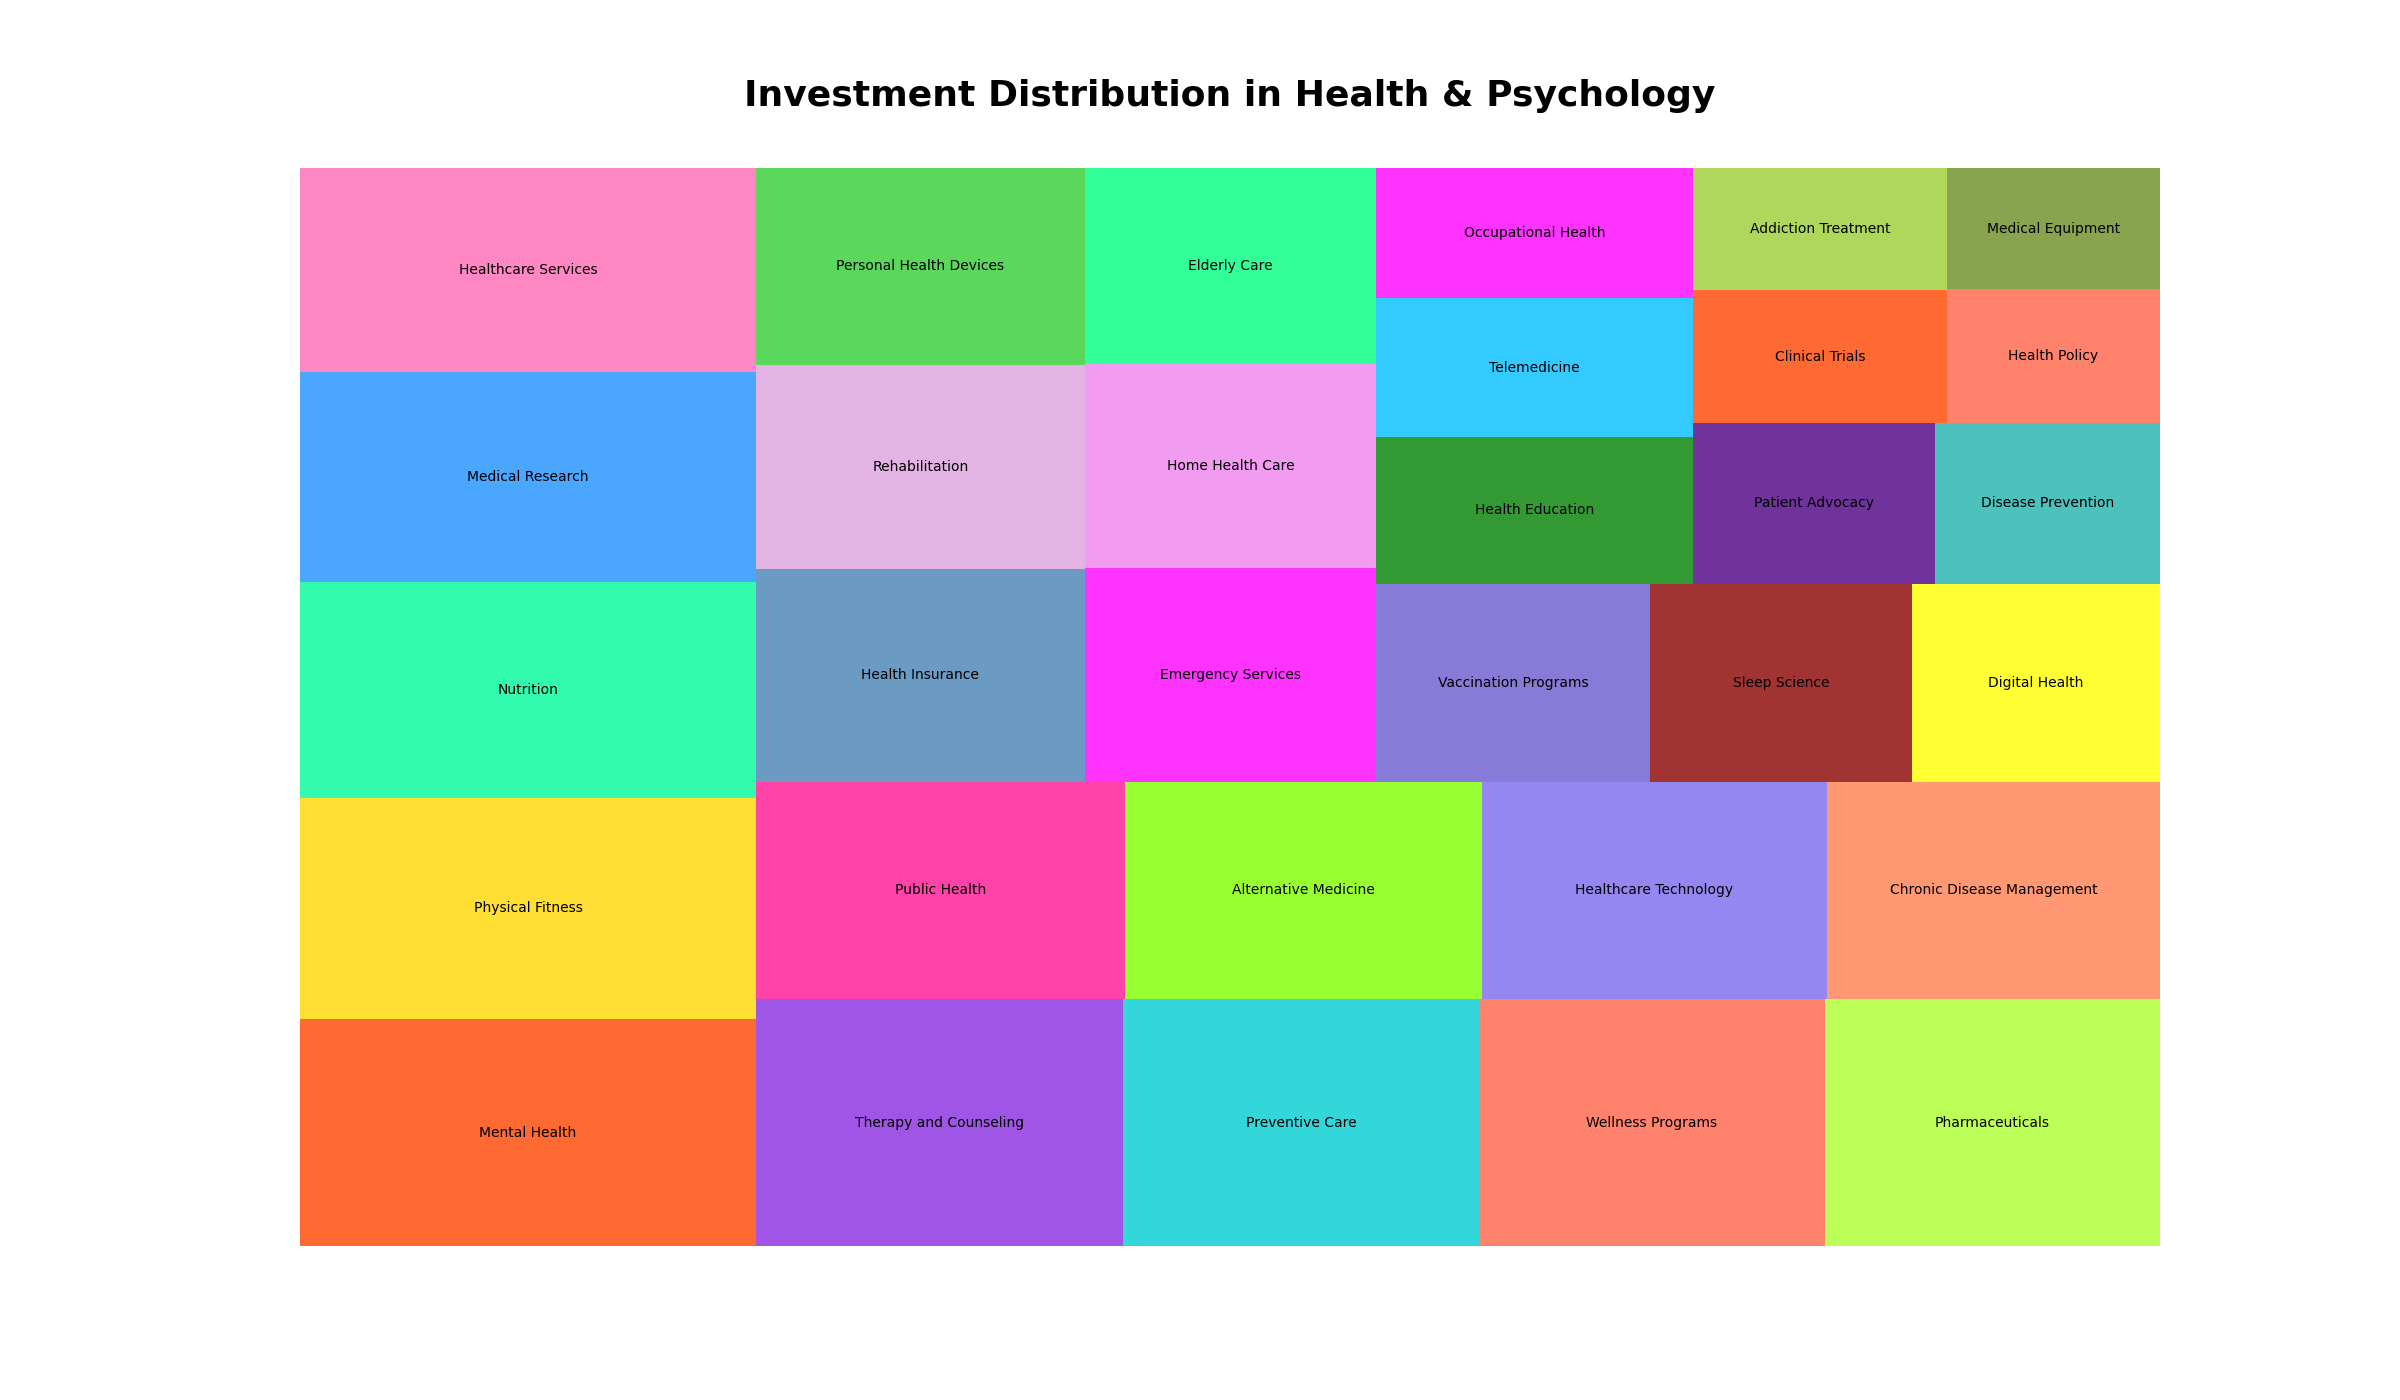

Generate this figure with Python:

import seaborn as sns
import pandas as pd
import matplotlib.pyplot as plt
import squarify  # pip install squarify (algorithm for treemap)

# Create the dataframe
df = pd.DataFrame({
    'Category': ['Mental Health', 'Physical Fitness', 'Nutrition', 'Medical Research', 'Healthcare Services', 
                 'Therapy and Counseling', 'Preventive Care', 'Wellness Programs', 'Pharmaceuticals', 'Public Health', 
                 'Alternative Medicine', 'Healthcare Technology', 'Chronic Disease Management', 'Health Insurance', 
                 'Rehabilitation', 'Personal Health Devices', 'Emergency Services', 'Home Health Care', 'Elderly Care', 
                 'Vaccination Programs', 'Sleep Science', 'Digital Health', 'Health Education', 'Telemedicine', 
                 'Occupational Health', 'Patient Advocacy', 'Disease Prevention', 'Clinical Trials', 'Addiction Treatment', 
                 'Health Policy', 'Medical Equipment'],
    'Investment': [400, 390, 380, 370, 360, 350, 340, 330, 320, 310, 300, 290, 280, 270, 260, 250, 240, 230, 220, 210, 
                   200, 190, 180, 170, 160, 150, 140, 130, 120, 110, 100]
})

# Custom colors for the treemap
colors = ['#FF4500', '#FFD700', '#00FA9A', '#1E90FF', '#FF69B4', '#8A2BE2', '#00CED1', '#FF6347', '#ADFF2F', '#FF1493',
          '#7FFF00', '#7B68EE', '#FF7F50', '#4682B4', '#DDA0DD', '#32CD32', '#FF00FF', '#EE82EE', '#00FF7F', '#6A5ACD',
          '#8B0000', '#FFFF00', '#008000', '#00BFFF', '#FF00FF', '#4B0082', '#20B2AA', '#FF4500', '#9ACD32', '#FF6347',
          '#6B8E23']

# Create a figure and a set of subplots
plt.figure(figsize=(24, 14))

# Using squarify to plot the treemap
squarify.plot(sizes=df['Investment'], label=df['Category'], color=colors, alpha=0.8)

plt.title("Investment Distribution in Health & Psychology", fontsize=26, fontweight='bold', y=1.05)
plt.axis('off')  # Disable the axis

plt.show()
